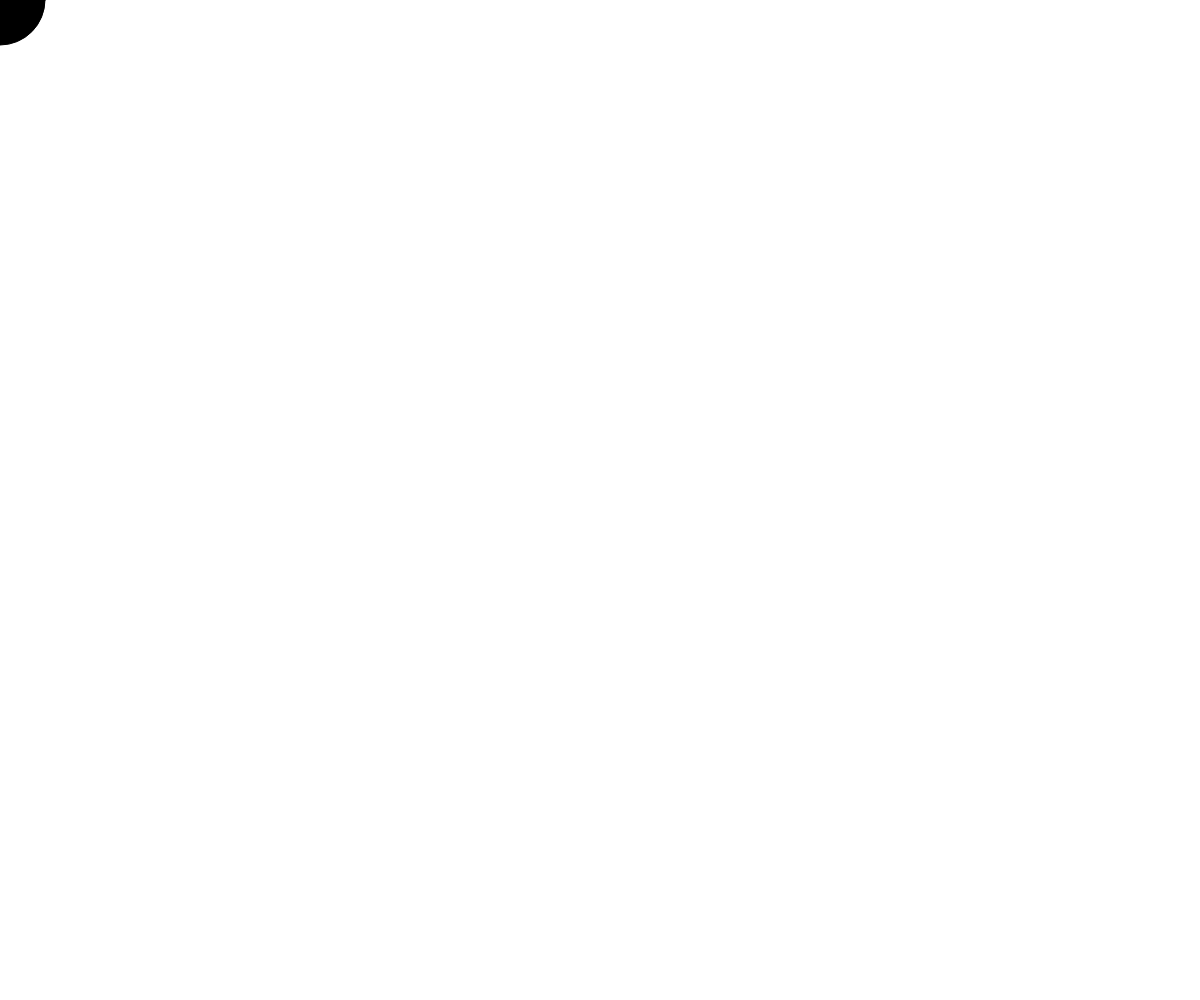
Frame 1 (no input)
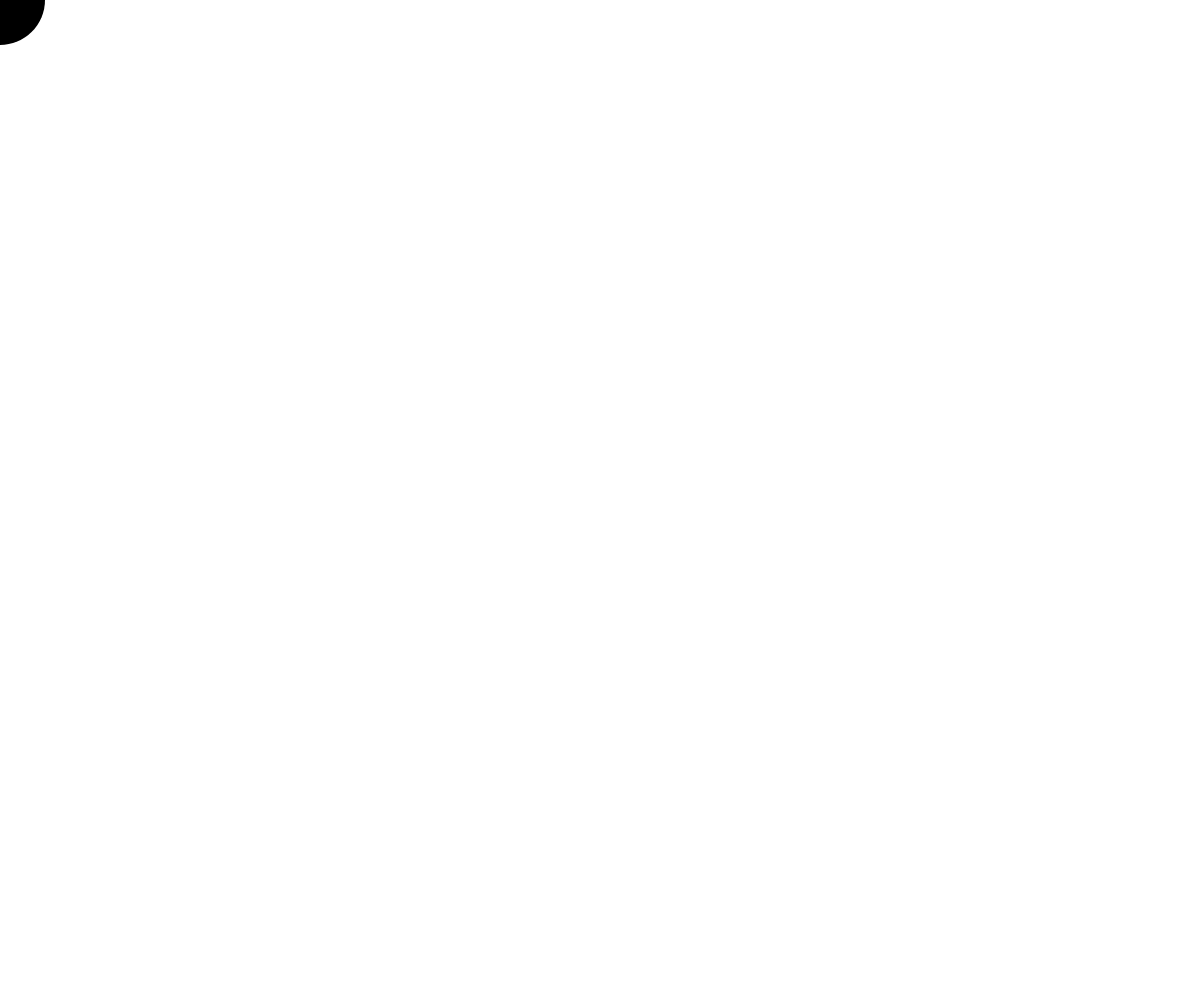
Frame 60 (no input)
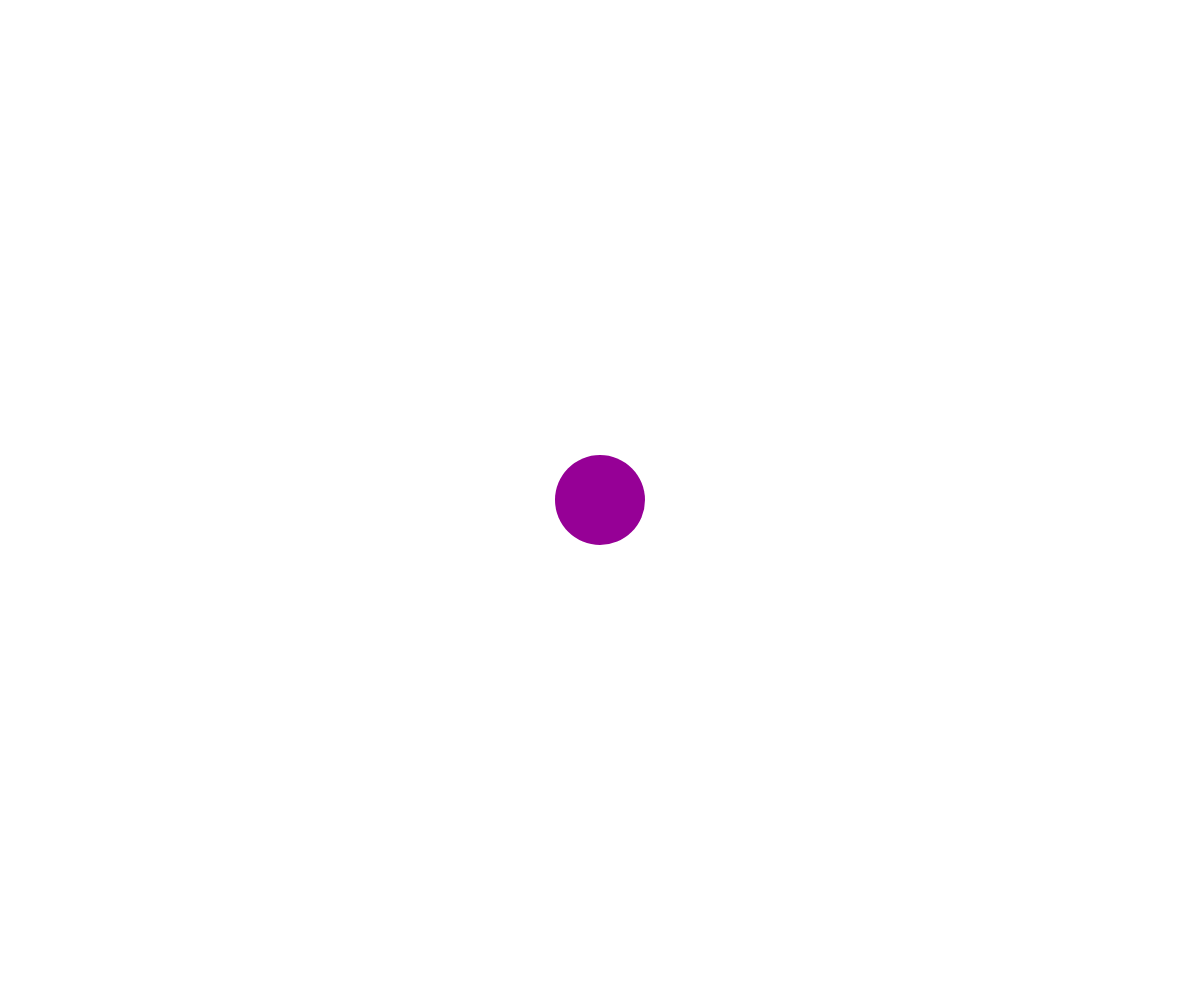
Frame 120 (the mouse pressed at the canvas centre since frame 60)

The p5.js sketch that drew these frames (run headless with seeded random() and noise() and a simulated clock; from frame 60 on, the mouse is pressed at the canvas centre):

// p5.js sketch
// ── sketch.js
// Project Title
// Your Name
// Date
//
// Extra for Experts:
// - describe what you did to take this project "above and beyond"

let r = 0, b= 0;

function setup() {
  createCanvas(windowWidth, windowHeight);
}

function draw() {
  print(frameCount);
  background(255);
  fill(r,0,b);
  ellipse(mouseX, mouseY, 90, 90);
  noStroke();
}
function mousePressed(){
  if(r===0){
    r = 150;
    b = 150;
}
  else {
    r = 0;
    b = 0;

}
}
